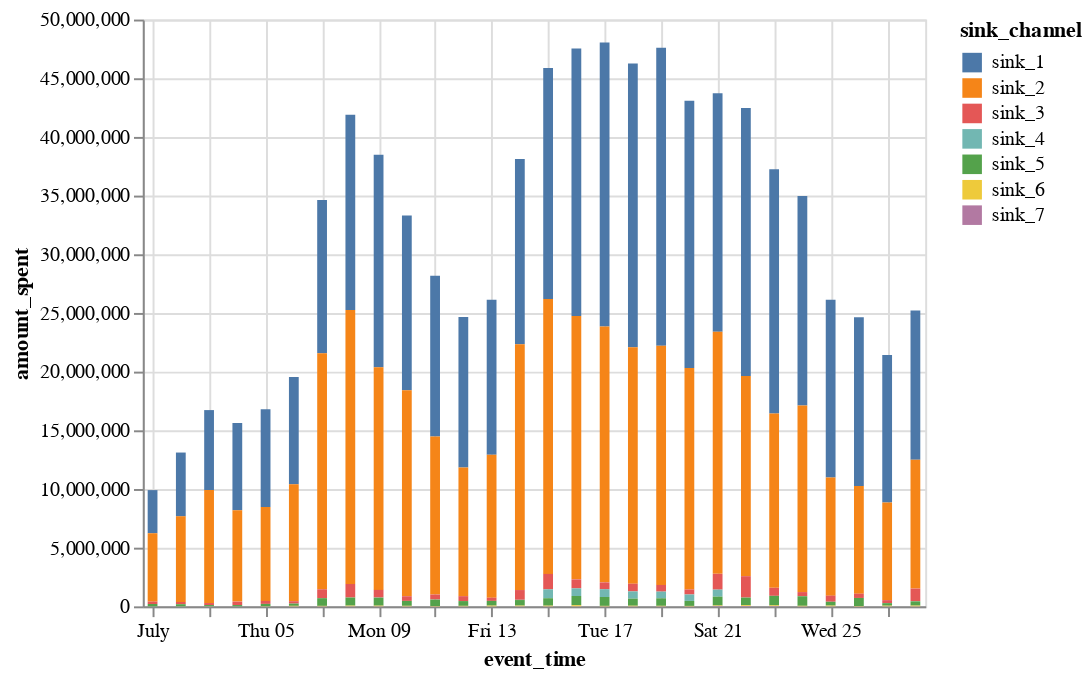

This figure's notebook cell:
### Markdown cell above
## 4. Amount spent by benefits
<p><img src="https://i.imgur.com/BNlszql.jpeg" style="width:125px; float:right"> </p>
<p>Another interesting topic to analyze is the type of benefits/goods that are bought. This can trigger more questions like why players preferred one item over another or which items we can include in a special pack promo.</p>

### Code cell
# Adding up the amount spent each day by every type of benefit
benefit_spending = df.groupby(by=[df['event_time'].dt.date,'sink_channel'])['amount_spent'].sum().reset_index()
benefit_spending['event_time'] = benefit_spending ['event_time'].astype('datetime64')

# Plotting the amount spent by type of benefit
alt.Chart(benefit_spending).mark_bar().encode(
    x='event_time',
    y='amount_spent',
    color='sink_channel'
)

### Figure 1 — Vega-Lite specification as saved in the notebook (floating-point values rounded to 4 significant figures; data arrays with more than 128 entries replaced by an {"elided": "..."} marker saying what was removed)
{"config": {"view": {"continuousWidth": 400, "continuousHeight": 300}}, "data": {"name": "data-85fc68e12c9c9af0114dc1b462798a39"}, "mark": "bar", "encoding": {"color": {"field": "sink_channel", "type": "nominal"}, "x": {"field": "event_time", "type": "temporal"}, "y": {"field": "amount_spent", "type": "quantitative"}}, "$schema": "https://vega.github.io/schema/vega-lite/v4.17.0.json", "datasets": {"data-85fc68e12c9c9af0114dc1b462798a39": {"elided": "195 records"}}}
